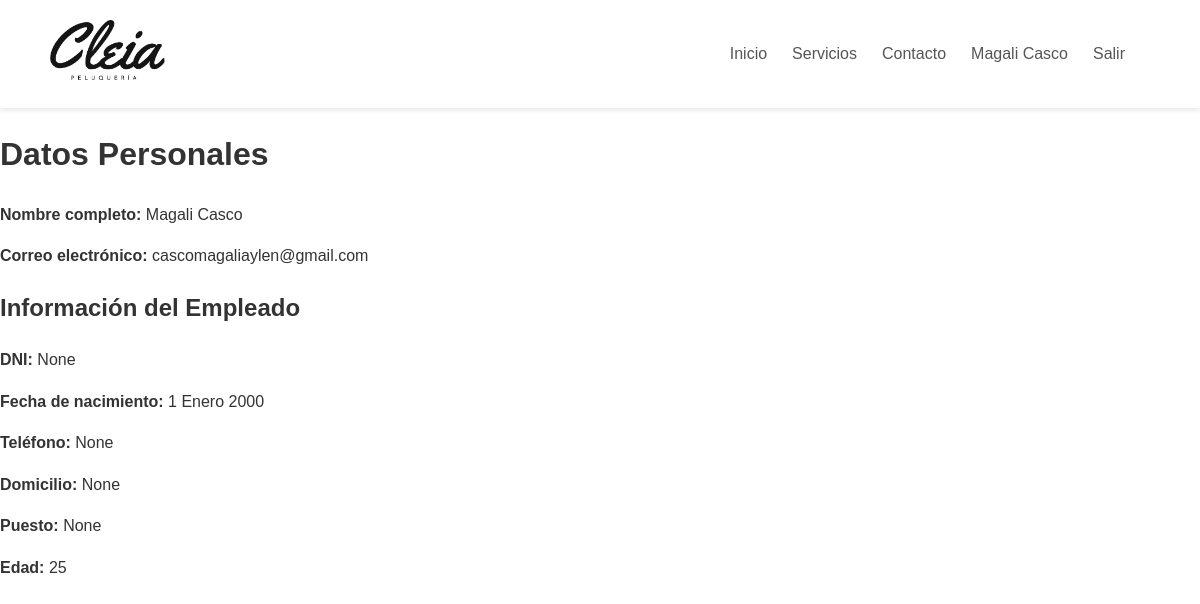
Page /datos_personales/ (signed in) on the committed database.
### applications/models.py (models this page shows, shortened)
class User(AbstractUser):
    username = None
    first_name = None
    last_name = None
    email = models.EmailField('Correo electrónico', unique=True)
    nombre = models.CharField('Nombre', max_length=50)
    apellido = models.CharField('Apellido', max_length=50)
    is_cliente = models.BooleanField(default=False)
    is_empleado = models.BooleanField(default=False)
    is_admin = models.BooleanField(default=False)
    objects = CustomUserManager()
    USERNAME_FIELD = 'email'
    REQUIRED_FIELDS = ['nombre', 'apellido']
    def get_full_name(self):
        return f"{self.nombre} {self.apellido}".strip()

class Empleado(models.Model):
    user = models.OneToOneField(
        User,
        on_delete=models.CASCADE,
        related_name='empleado',
        limit_choices_to={'is_empleado': True}, # solo usuarios con is_empleado=True
        )
    dni = models.CharField(max_length=8, verbose_name='DNI', null=True, blank=True)
    fecha_nacimiento = models.DateField('Fecha de nacimiento', default='2000-01-01')
    telefono = models.CharField(max_length=15, null=True, blank=True)
    domicilio = models.CharField('Domicilio', max_length=100, null=True, blank=True)
    puesto = models.ForeignKey(Servicios, on_delete=models.SET_NULL, null=True, blank=True)
    def edad(self):
        today = date.today()
        return (
            today.year - self.fecha_nacimiento.year
            - ((today.month, today.day) < (self.fecha_nacimiento.month, self.fecha_nacimiento.day))
        )

### applications/views.py (the view)
# urls.py: path('datos_personales/', datos_personales, name='datos_personales'),
def datos_personales(request):
    usuario = request.user
    perfil = None
    if usuario.is_cliente:
        perfil = getattr(usuario, 'cliente', None)
    elif usuario.is_empleado:
        perfil = getattr(usuario, 'empleado', None)
    return render(request, 'includes/datos_personales.html', {'usuario': usuario, 'perfil': perfil})

### templates/includes/datos_personales.html (shortened to what this page needs)
{%load static%}
<!DOCTYPE html>
<html lang="es">
    <link rel="stylesheet" href="{% static 'css/style.css' %}">
<head>
</head>
<body>
    {% include 'includes/navbar.html' %}
    <h1>Datos Personales</h1>
    <p><strong>Nombre completo:</strong> {{ user.nombre }} {{ user.apellido }}</p>
    <p><strong>Correo electrónico:</strong> {{ user.email }}</p>
    {% if user.is_cliente and user.cliente %}
        <h2>Información del Cliente</h2>
        <p><strong>DNI:</strong> {{ user.cliente.dni }}</p>
        <p><strong>Fecha de nacimiento:</strong> {{ user.cliente.fecha_nacimiento }}</p>
        <p><strong>Teléfono:</strong> {{ user.cliente.telefono }}</p>
        <p><strong>Domicilio:</strong> {{ user.cliente.domicilio }}</p>
        <p><strong>Edad:</strong> {{ user.cliente.edad }}</p>
    {% elif user.is_empleado and user.empleado %}
        <h2>Información del Empleado</h2>
        <p><strong>DNI:</strong> {{ user.empleado.dni }}</p>
        <p><strong>Fecha de nacimiento:</strong> {{ user.empleado.fecha_nacimiento }}</p>
        <p><strong>Teléfono:</strong> {{ user.empleado.telefono }}</p>
        <p><strong>Domicilio:</strong> {{ user.empleado.domicilio }}</p>
        <p><strong>Puesto:</strong> {{ user.empleado.puesto }}</p>
        <p><strong>Edad:</strong> {{ user.empleado.edad }}</p>
    {% else %}
        <p>No hay información adicional disponible para este usuario.</p>
    {% endif %}
</body>
</html>

### templates/includes/navbar.html
{%load static%}
<header class="header">
    <div class="logo">
        <a href="{% url 'home' %}">
            <img src="{% static 'images/logo.png' %}" alt="Peluquería Martita" class="logo-img">
        </a>
    </div>
    <nav class="nav-menu">
        <ul>
            <li><a href="{% url 'home' %}">Inicio</a></li>
            <li><a href="#servicios">Servicios</a></li>
            <li><a href="#contacto">Contacto</a></li>
            {% if user.is_authenticated %}
                <li><a href="{% url 'datos_personales' %}">{{ user.get_full_name }}</a></li>
                <li><a href="{% url 'logout' %}">Salir</a></li>
            {% else %}
            <li><a href="{% url 'login' %}">Iniciar Sesión</a></li>
            <li><a href="{% url 'register' %}">Registrarme</a></li>
            {% endif %}
        </ul>
    </nav>
</header>

### public/css/style.css (style rules this page uses)
body { font-family: 'Montserrat', sans-serif !important; margin: 0; padding: 0; line-height: 1.6; color: #333; }
.logo-img { height: 60px; width: auto; }
.header { display: flex; justify-content: space-between; align-items: center; padding: 20px 50px; background-color: #fff; box-shadow: 0 2px 5px rgba(0, 0, 0, 0.1); position: sticky; top: 0; z-index: 1000; }
.nav-menu ul { list-style: none; margin: 0; padding: 0; display: flex; }
.nav-menu li { margin-right: 25px; }
.nav-menu a { text-decoration: none; color: #555; font-weight: 500; transition: color 0.3s ease; }

### rows in the picture
User: get_full_name "Magali Casco", nombre "Magali", apellido "Casco", email "cascomagaliaylen@gmail.com", empleado.dni "None", empleado.fecha_nacimiento "1 Enero 2000", empleado.telefono "None", empleado.domicilio "None", empleado.puesto "None", empleado.edad "25"
